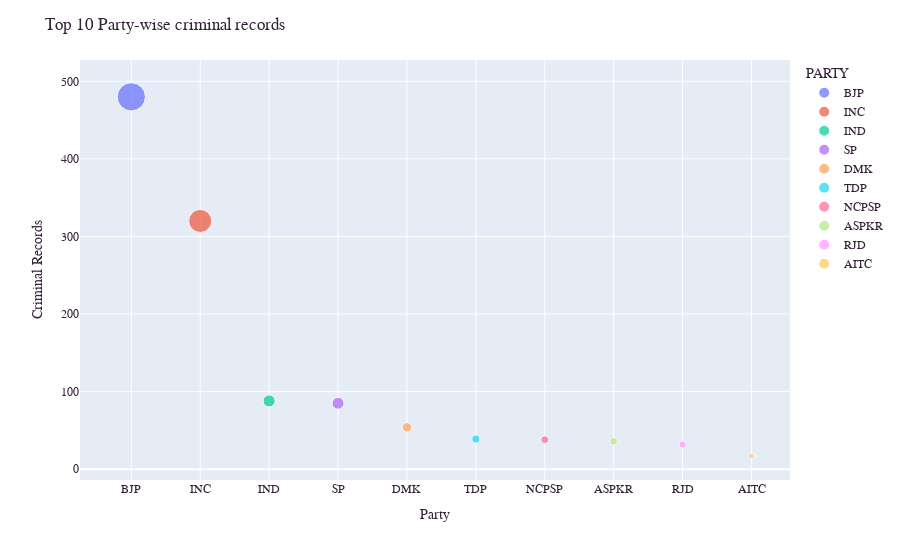

This figure's notebook cell:
### Code cell
# Create a dataframe of criminal records
criminal_df = pd.DataFrame(data=df[df['WINNER'] == 1].groupby('PARTY')['CRIMINAL CASES'].sum())
criminal_df.sort_values(by='CRIMINAL CASES', ascending=False, inplace=True)
criminal_df.reset_index(level=0, inplace=True)
criminal_df

# Visualize the criminal records
criminal_fig = px.scatter(criminal_df[:10], 
                 x='PARTY', 
                 y='CRIMINAL CASES', 
                 size='CRIMINAL CASES',
                 color='PARTY',
                 hover_data=['CRIMINAL CASES'])

criminal_fig.update_layout(title_text='Top 10 Party-wise criminal records',
                         font_family="Courier New",
                         font_color="#351f39",
                         title_font_family="Courier New",
                         title_font_color="#351f39",
                         xaxis_title="Party",
                         yaxis_title="Criminal Records")

criminal_fig.show()

### Figure 1 — Plotly figure (JSON) as saved in the notebook; plotly's stock layout.template omitted (floating-point values rounded to 4 significant figures)
{"data": [{"hovertemplate": "PARTY=%{x}<br>CRIMINAL CASES=%{marker.size}<extra></extra>", "legendgroup": "BJP", "marker": {"color": "#636efa", "size": [480], "sizemode": "area", "sizeref": 1.2, "symbol": "circle"}, "mode": "markers", "name": "BJP", "orientation": "v", "showlegend": true, "type": "scatter", "x": ["BJP"], "xaxis": "x", "y": [480], "yaxis": "y"}, {"hovertemplate": "PARTY=%{x}<br>CRIMINAL CASES=%{marker.size}<extra></extra>", "legendgroup": "INC", "marker": {"color": "#EF553B", "size": [320], "sizemode": "area", "sizeref": 1.2, "symbol": "circle"}, "mode": "markers", "name": "INC", "orientation": "v", "showlegend": true, "type": "scatter", "x": ["INC"], "xaxis": "x", "y": [320], "yaxis": "y"}, {"hovertemplate": "PARTY=%{x}<br>CRIMINAL CASES=%{marker.size}<extra></extra>", "legendgroup": "IND", "marker": {"color": "#00cc96", "size": [88], "sizemode": "area", "sizeref": 1.2, "symbol": "circle"}, "mode": "markers", "name": "IND", "orientation": "v", "showlegend": true, "type": "scatter", "x": ["IND"], "xaxis": "x", "y": [88], "yaxis": "y"}, {"hovertemplate": "PARTY=%{x}<br>CRIMINAL CASES=%{marker.size}<extra></extra>", "legendgroup": "SP", "marker": {"color": "#ab63fa", "size": [85], "sizemode": "area", "sizeref": 1.2, "symbol": "circle"}, "mode": "markers", "name": "SP", "orientation": "v", "showlegend": true, "type": "scatter", "x": ["SP"], "xaxis": "x", "y": [85], "yaxis": "y"}, {"hovertemplate": "PARTY=%{x}<br>CRIMINAL CASES=%{marker.size}<extra></extra>", "legendgroup": "DMK", "marker": {"color": "#FFA15A", "size": [54], "sizemode": "area", "sizeref": 1.2, "symbol": "circle"}, "mode": "markers", "name": "DMK", "orientation": "v", "showlegend": true, "type": "scatter", "x": ["DMK"], "xaxis": "x", "y": [54], "yaxis": "y"}, {"hovertemplate": "PARTY=%{x}<br>CRIMINAL CASES=%{marker.size}<extra></extra>", "legendgroup": "TDP", "marker": {"color": "#19d3f3", "size": [39], "sizemode": "area", "sizeref": 1.2, "symbol": "circle"}, "mode": "markers", "name": "TDP", "orientation": "v", "showlegend": true, "type": "scatter", "x": ["TDP"], "xaxis": "x", "y": [39], "yaxis": "y"}, {"hovertemplate": "PARTY=%{x}<br>CRIMINAL CASES=%{marker.size}<extra></extra>", "legendgroup": "NCPSP", "marker": {"color": "#FF6692", "size": [38], "sizemode": "area", "sizeref": 1.2, "symbol": "circle"}, "mode": "markers", "name": "NCPSP", "orientation": "v", "showlegend": true, "type": "scatter", "x": ["NCPSP"], "xaxis": "x", "y": [38], "yaxis": "y"}, {"hovertemplate": "PARTY=%{x}<br>CRIMINAL CASES=%{marker.size}<extra></extra>", "legendgroup": "ASPKR", "marker": {"color": "#B6E880", "size": [36], "sizemode": "area", "sizeref": 1.2, "symbol": "circle"}, "mode": "markers", "name": "ASPKR", "orientation": "v", "showlegend": true, "type": "scatter", "x": ["ASPKR"], "xaxis": "x", "y": [36], "yaxis": "y"}, {"hovertemplate": "PARTY=%{x}<br>CRIMINAL CASES=%{marker.size}<extra></extra>", "legendgroup": "RJD", "marker": {"color": "#FF97FF", "size": [32], "sizemode": "area", "sizeref": 1.2, "symbol": "circle"}, "mode": "markers", "name": "RJD", "orientation": "v", "showlegend": true, "type": "scatter", "x": ["RJD"], "xaxis": "x", "y": [32], "yaxis": "y"}, {"hovertemplate": "PARTY=%{x}<br>CRIMINAL CASES=%{marker.size}<extra></extra>", "legendgroup": "AITC", "marker": {"color": "#FECB52", "size": [17], "sizemode": "area", "sizeref": 1.2, "symbol": "circle"}, "mode": "markers", "name": "AITC", "orientation": "v", "showlegend": true, "type": "scatter", "x": ["AITC"], "xaxis": "x", "y": [17], "yaxis": "y"}], "layout": {"font": {"color": "#351f39", "family": "Courier New"}, "legend": {"itemsizing": "constant", "title": {"text": "PARTY"}, "tracegroupgap": 0}, "margin": {"t": 60}, "title": {"font": {"color": "#351f39", "family": "Courier New"}, "text": "Top 10 Party-wise criminal records"}, "xaxis": {"anchor": "y", "categoryarray": ["BJP", "INC", "IND", "SP", "DMK", "TDP", "NCPSP", "ASPKR", "RJD", "AITC"], "categoryorder": "array", "domain": [0, 1], "title": {"text": "Party"}}, "yaxis": {"anchor": "x", "domain": [0, 1], "title": {"text": "Criminal Records"}}}}
